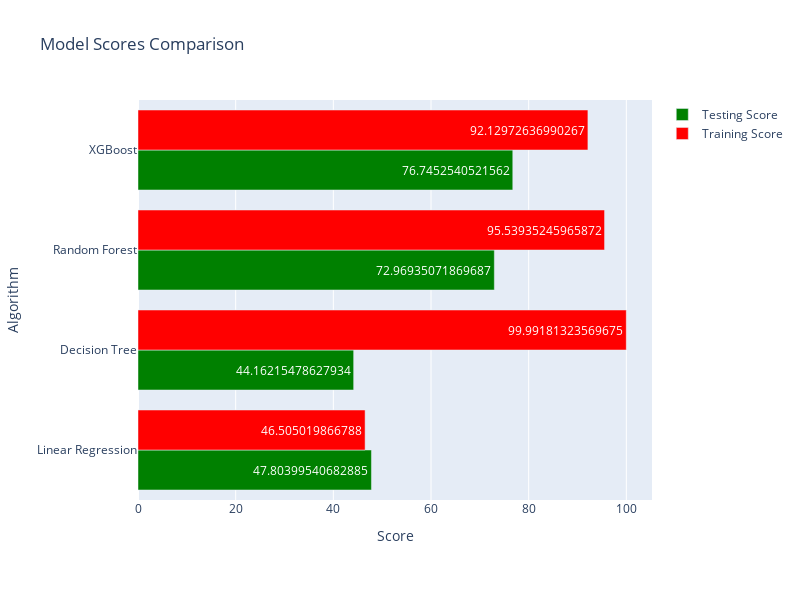

Notebook cell for this chart:
### Code cell
%run Vehicle_Clusters4.ipynb

### Figure 1 — Plotly figure (JSON) as saved in the notebook; plotly's stock layout.template omitted (floating-point values rounded to 4 significant figures)
{"data": [{"marker": {"color": "Green"}, "name": "Testing Score", "orientation": "h", "text": [47.8, 44.16, 72.97, 76.75], "type": "bar", "x": [47.8, 44.16, 72.97, 76.75], "y": ["Linear Regression", "Decision Tree", "Random Forest", "XGBoost"]}, {"marker": {"color": "red"}, "name": "Training Score", "orientation": "h", "text": [46.51, 99.99, 95.54, 92.13], "type": "bar", "x": [46.51, 99.99, 95.54, 92.13], "y": ["Linear Regression", "Decision Tree", "Random Forest", "XGBoost"]}], "layout": {"barmode": "group", "height": 600, "margin": {"b": 100, "l": 100, "r": 100, "t": 100}, "showlegend": true, "title": {"text": "Model Scores Comparison"}, "width": 800, "xaxis": {"title": {"text": "Score"}}, "yaxis": {"title": {"text": "Algorithm"}}}}
